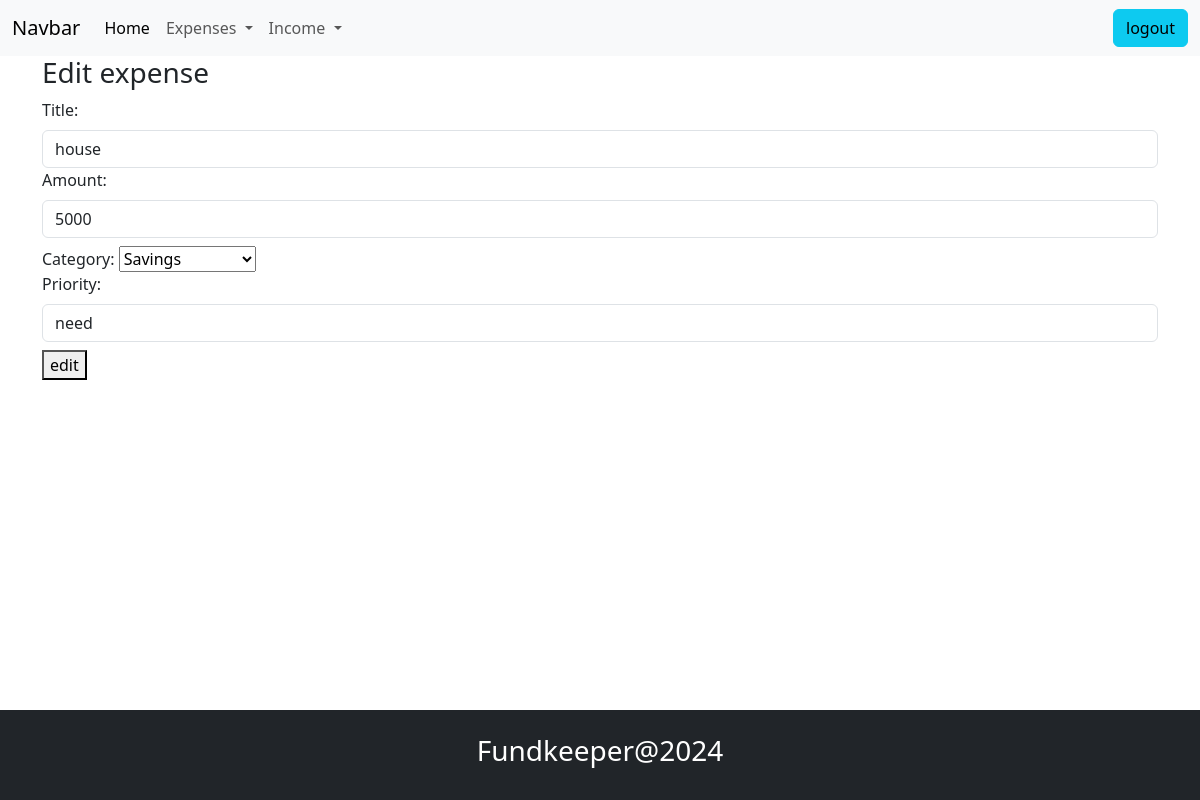
The page /expense/2/change/ (signed in) on the database its author committed.
### budget/models.py (models this page shows, shortened)
class ExpenseModels(models.Model):
    title=models.CharField(max_length=200)
    amount=models.PositiveIntegerField()
    expense_categories = (
        ("Housing", "Housing"),
        ("Transportation", "Transportation"),           # options are given in tuple
        ("Food", "Food"),
        ("Health", "Health"),
        ("Entertainment", "Entertainment"),
        ("DebtPayments", "Debt Payments"),
        ("PersonalCare", "Personal Care"),
        ("Education", "Education"),
        ("Savings", "Savings"),
        ("Miscellaneous", "Miscellaneous")
    )
    category=models.CharField(max_length=200,choices=expense_categories,default="Miscellaneous")
    user_object=models.ForeignKey(User,on_delete=models.CASCADE)
    created_date=models.DateField(auto_now_add=True)    # auto_now_add =True   is used to automaticaly adding the date
    priority_options=(
        ("need","need"),
        ("want","want")
    )
    priority=models.CharField(max_length=200,choices=priority_options,default="need")

### budget/views.py (the view, shortened to what this page needs)
# urls.py: path("expense/<int:pk>/change/",views.ExpenseUpdateView.as_view(),name="expense-change"),
@method_decorator(signin_required,name="dispatch")
class ExpenseUpdateView(View):
    def get(self,request,*args,**kwargs):
        id=kwargs.get("pk")
        expense_object=ExpenseModels.objects.get(id=id)
        form_instance=ExpenseModelForm(instance=expense_object)
        return render(request,"expense_edit.html",{"form":form_instance})

### budget/forms.py
class ExpenseModelForm(forms.ModelForm):
    class Meta:
        model=ExpenseModels
        exclude=("id","created_date","user_object")
        widgets={
            "title":forms.TextInput(attrs={"class":"form-control mt-2"}),
            "amount":forms.NumberInput(attrs={"class":"form-control mt-2"}),
            "category":forms.Select(attrs={"class":"form-control,form-select mt-2"}),
            "priority":forms.Select(attrs={"class":"form-control mt-2 mb-2"})
        }

### budget/templates/expense_edit.html (shortened to what this page needs)
{%extends "base.html"%}
{%block main_block%}
    <div class="container">
        <h3>Edit expense</h3>
        <form action="" method="post">
            {{form}}
            <button type="submit"> edit</button>
        </form>
    </div>
{%endblock%}

### rows shown on the page
ExpenseModels: title "house", amount "5000", category "Savings", priority "need"
